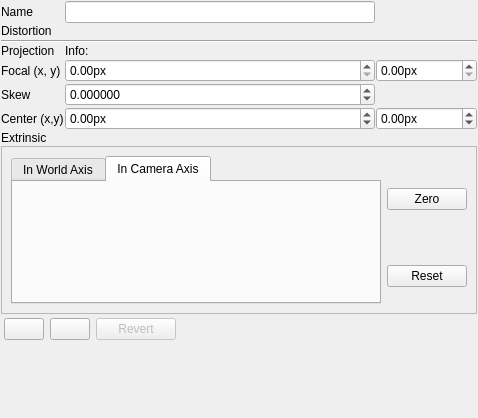
<?xml version="1.0" encoding="UTF-8"?>
<ui version="4.0">
 <class>CameraModelParametersControlWidget</class>
 <widget class="QWidget" name="CameraModelParametersControlWidget">
  <property name="geometry">
   <rect>
    <x>0</x>
    <y>0</y>
    <width>478</width>
    <height>418</height>
   </rect>
  </property>
  <property name="windowTitle">
   <string>Form</string>
  </property>
  <layout class="QGridLayout" name="mainLayout">
   <property name="leftMargin">
    <number>1</number>
   </property>
   <property name="topMargin">
    <number>1</number>
   </property>
   <property name="rightMargin">
    <number>1</number>
   </property>
   <property name="bottomMargin">
    <number>1</number>
   </property>
   <property name="spacing">
    <number>1</number>
   </property>
   <item row="7" column="1">
    <widget class="QDoubleSpinBox" name="spinBoxFocalX">
     <property name="suffix">
      <string>px</string>
     </property>
     <property name="maximum">
      <double>1000000000.000000000000000</double>
     </property>
    </widget>
   </item>
   <item row="8" column="1">
    <widget class="QDoubleSpinBox" name="spinBoxSkew">
     <property name="suffix">
      <string/>
     </property>
     <property name="decimals">
      <number>6</number>
     </property>
     <property name="minimum">
      <double>-1000000000.000000000000000</double>
     </property>
     <property name="maximum">
      <double>1000000000.000000000000000</double>
     </property>
    </widget>
   </item>
   <item row="6" column="1" colspan="2">
    <widget class="QLabel" name="infoLabel">
     <property name="text">
      <string>Info:</string>
     </property>
    </widget>
   </item>
   <item row="9" column="2">
    <widget class="QDoubleSpinBox" name="spinBoxCy">
     <property name="suffix">
      <string>px</string>
     </property>
     <property name="minimum">
      <double>-1000000000.000000000000000</double>
     </property>
     <property name="maximum">
      <double>1000000000.000000000000000</double>
     </property>
    </widget>
   </item>
   <item row="5" column="0" colspan="3">
    <widget class="Line" name="line">
     <property name="orientation">
      <enum>Qt::Horizontal</enum>
     </property>
    </widget>
   </item>
   <item row="0" column="1">
    <widget class="QLineEdit" name="cameraNameEdit"/>
   </item>
   <item row="9" column="0">
    <widget class="QLabel" name="label_12">
     <property name="text">
      <string>Center (x,y)</string>
     </property>
    </widget>
   </item>
   <item row="8" column="0">
    <widget class="QLabel" name="labelSkew">
     <property name="text">
      <string>Skew</string>
     </property>
    </widget>
   </item>
   <item row="2" column="0" colspan="2">
    <widget class="QLabel" name="label">
     <property name="text">
      <string>Distortion</string>
     </property>
    </widget>
   </item>
   <item row="4" column="0" colspan="3">
    <widget class="LensDistortionModelParametersControlWidget" name="lensDistortionWidget" native="true">
     <property name="sizePolicy">
      <sizepolicy hsizetype="Preferred" vsizetype="Minimum">
       <horstretch>0</horstretch>
       <verstretch>0</verstretch>
      </sizepolicy>
     </property>
     <property name="minimumSize">
      <size>
       <width>0</width>
       <height>0</height>
      </size>
     </property>
    </widget>
   </item>
   <item row="10" column="0">
    <widget class="QLabel" name="label_4">
     <property name="text">
      <string>Extrinsic</string>
     </property>
    </widget>
   </item>
   <item row="12" column="0" colspan="3">
    <widget class="QFrame" name="frame">
     <layout class="QHBoxLayout" name="horizontalLayout">
      <property name="leftMargin">
       <number>3</number>
      </property>
      <property name="topMargin">
       <number>3</number>
      </property>
      <property name="rightMargin">
       <number>3</number>
      </property>
      <property name="bottomMargin">
       <number>3</number>
      </property>
      <item>
       <widget class="QPushButton" name="loadPushButton">
        <property name="text">
         <string/>
        </property>
        <property name="icon">
         <iconset resource="../../resources/main.qrc">
          <normaloff>:/new/prefix1/remove.png</normaloff>:/new/prefix1/remove.png</iconset>
        </property>
        <property name="iconSize">
         <size>
          <width>24</width>
          <height>24</height>
         </size>
        </property>
       </widget>
      </item>
      <item>
       <widget class="QPushButton" name="savePushButton">
        <property name="text">
         <string/>
        </property>
        <property name="icon">
         <iconset resource="../../resources/main.qrc">
          <normaloff>:/new/prefix1/install.png</normaloff>:/new/prefix1/install.png</iconset>
        </property>
        <property name="iconSize">
         <size>
          <width>24</width>
          <height>24</height>
         </size>
        </property>
       </widget>
      </item>
      <item>
       <widget class="QPushButton" name="revertButton">
        <property name="enabled">
         <bool>false</bool>
        </property>
        <property name="text">
         <string>Revert</string>
        </property>
        <property name="icon">
         <iconset resource="../../resources/main.qrc">
          <normaloff>:/new/prefix1/refresh.png</normaloff>:/new/prefix1/refresh.png</iconset>
        </property>
        <property name="iconSize">
         <size>
          <width>24</width>
          <height>24</height>
         </size>
        </property>
       </widget>
      </item>
      <item>
       <spacer name="horizontalSpacer">
        <property name="orientation">
         <enum>Qt::Horizontal</enum>
        </property>
        <property name="sizeHint" stdset="0">
         <size>
          <width>40</width>
          <height>20</height>
         </size>
        </property>
       </spacer>
      </item>
     </layout>
    </widget>
   </item>
   <item row="13" column="0" colspan="2">
    <spacer name="verticalSpacer">
     <property name="orientation">
      <enum>Qt::Vertical</enum>
     </property>
     <property name="sizeHint" stdset="0">
      <size>
       <width>20</width>
       <height>40</height>
      </size>
     </property>
    </spacer>
   </item>
   <item row="6" column="0">
    <widget class="QLabel" name="label_11">
     <property name="text">
      <string>Projection</string>
     </property>
    </widget>
   </item>
   <item row="7" column="2">
    <widget class="QDoubleSpinBox" name="spinBoxFocalY">
     <property name="suffix">
      <string>px</string>
     </property>
     <property name="maximum">
      <double>1000000000.000000000000000</double>
     </property>
    </widget>
   </item>
   <item row="7" column="0">
    <widget class="QLabel" name="labelFocalX">
     <property name="text">
      <string>Focal (x, y)</string>
     </property>
    </widget>
   </item>
   <item row="9" column="1">
    <widget class="QDoubleSpinBox" name="spinBoxCx">
     <property name="suffix">
      <string>px</string>
     </property>
     <property name="minimum">
      <double>-1000000000.000000000000000</double>
     </property>
     <property name="maximum">
      <double>1000000000.000000000000000</double>
     </property>
    </widget>
   </item>
   <item row="0" column="0">
    <widget class="QLabel" name="label_2">
     <property name="text">
      <string>Name</string>
     </property>
    </widget>
   </item>
   <item row="11" column="0" colspan="3">
    <widget class="QFrame" name="frame_2">
     <property name="sizePolicy">
      <sizepolicy hsizetype="Preferred" vsizetype="Preferred">
       <horstretch>0</horstretch>
       <verstretch>0</verstretch>
      </sizepolicy>
     </property>
     <property name="minimumSize">
      <size>
       <width>0</width>
       <height>100</height>
      </size>
     </property>
     <property name="frameShape">
      <enum>QFrame::StyledPanel</enum>
     </property>
     <property name="frameShadow">
      <enum>QFrame::Raised</enum>
     </property>
     <layout class="QGridLayout" name="gridLayout">
      <item row="0" column="1">
       <widget class="QPushButton" name="zeroExtrinsicsPushButton">
        <property name="sizePolicy">
         <sizepolicy hsizetype="Fixed" vsizetype="Fixed">
          <horstretch>0</horstretch>
          <verstretch>0</verstretch>
         </sizepolicy>
        </property>
        <property name="toolTip">
         <string>Sets all extrinsic parameteres to 0</string>
        </property>
        <property name="text">
         <string>Zero</string>
        </property>
        <property name="icon">
         <iconset resource="../../resources/main.qrc">
          <normaloff>:/new/prefix1/bullet_blue.png</normaloff>:/new/prefix1/bullet_blue.png</iconset>
        </property>
        <property name="iconSize">
         <size>
          <width>24</width>
          <height>24</height>
         </size>
        </property>
       </widget>
      </item>
      <item row="0" column="0" rowspan="2">
       <widget class="QTabWidget" name="tabWidget">
        <property name="enabled">
         <bool>true</bool>
        </property>
        <property name="sizePolicy">
         <sizepolicy hsizetype="MinimumExpanding" vsizetype="MinimumExpanding">
          <horstretch>0</horstretch>
          <verstretch>0</verstretch>
         </sizepolicy>
        </property>
        <property name="toolTip">
         <string>&lt;html&gt;&lt;head/&gt;&lt;body&gt;&lt;p&gt;World Coordinate&lt;/p&gt;&lt;p&gt;&lt;br/&gt;&lt;/p&gt;&lt;/body&gt;&lt;/html&gt;</string>
        </property>
        <property name="currentIndex">
         <number>1</number>
        </property>
        <widget class="QWidget" name="tab">
         <attribute name="title">
          <string>In World Axis</string>
         </attribute>
         <layout class="QGridLayout" name="gridLayout_2">
          <item row="0" column="0">
           <widget class="Affine3dControlWidget" name="extrinsicWorldWidget" native="true">
            <property name="sizePolicy">
             <sizepolicy hsizetype="Preferred" vsizetype="Fixed">
              <horstretch>0</horstretch>
              <verstretch>0</verstretch>
             </sizepolicy>
            </property>
            <property name="minimumSize">
             <size>
              <width>0</width>
              <height>100</height>
             </size>
            </property>
           </widget>
          </item>
         </layout>
        </widget>
        <widget class="QWidget" name="tab_2">
         <attribute name="title">
          <string>In Camera Axis</string>
         </attribute>
         <layout class="QGridLayout" name="gridLayout_3">
          <item row="0" column="0">
           <widget class="Affine3dControlWidget" name="extrinsicCamWidget" native="true">
            <property name="sizePolicy">
             <sizepolicy hsizetype="Preferred" vsizetype="Fixed">
              <horstretch>0</horstretch>
              <verstretch>0</verstretch>
             </sizepolicy>
            </property>
            <property name="minimumSize">
             <size>
              <width>0</width>
              <height>100</height>
             </size>
            </property>
           </widget>
          </item>
         </layout>
        </widget>
       </widget>
      </item>
      <item row="1" column="1">
       <widget class="QPushButton" name="resetExtrinsicsPushButton">
        <property name="toolTip">
         <string>Sets angles to default camera rotation</string>
        </property>
        <property name="text">
         <string>Reset</string>
        </property>
        <property name="icon">
         <iconset resource="../../resources/main.qrc">
          <normaloff>:/new/prefix1/bullet_orange.png</normaloff>:/new/prefix1/bullet_orange.png</iconset>
        </property>
        <property name="iconSize">
         <size>
          <width>24</width>
          <height>24</height>
         </size>
        </property>
       </widget>
      </item>
     </layout>
    </widget>
   </item>
  </layout>
 </widget>
 <customwidgets>
  <customwidget>
   <class>Affine3dControlWidget</class>
   <extends>QWidget</extends>
   <header location="global">affine3dControlWidget.h</header>
   <container>1</container>
  </customwidget>
  <customwidget>
   <class>LensDistortionModelParametersControlWidget</class>
   <extends>QWidget</extends>
   <header>lensDistortionModelParametersControlWidget.h</header>
   <container>1</container>
  </customwidget>
 </customwidgets>
 <resources>
  <include location="../../resources/main.qrc"/>
 </resources>
 <connections/>
</ui>
